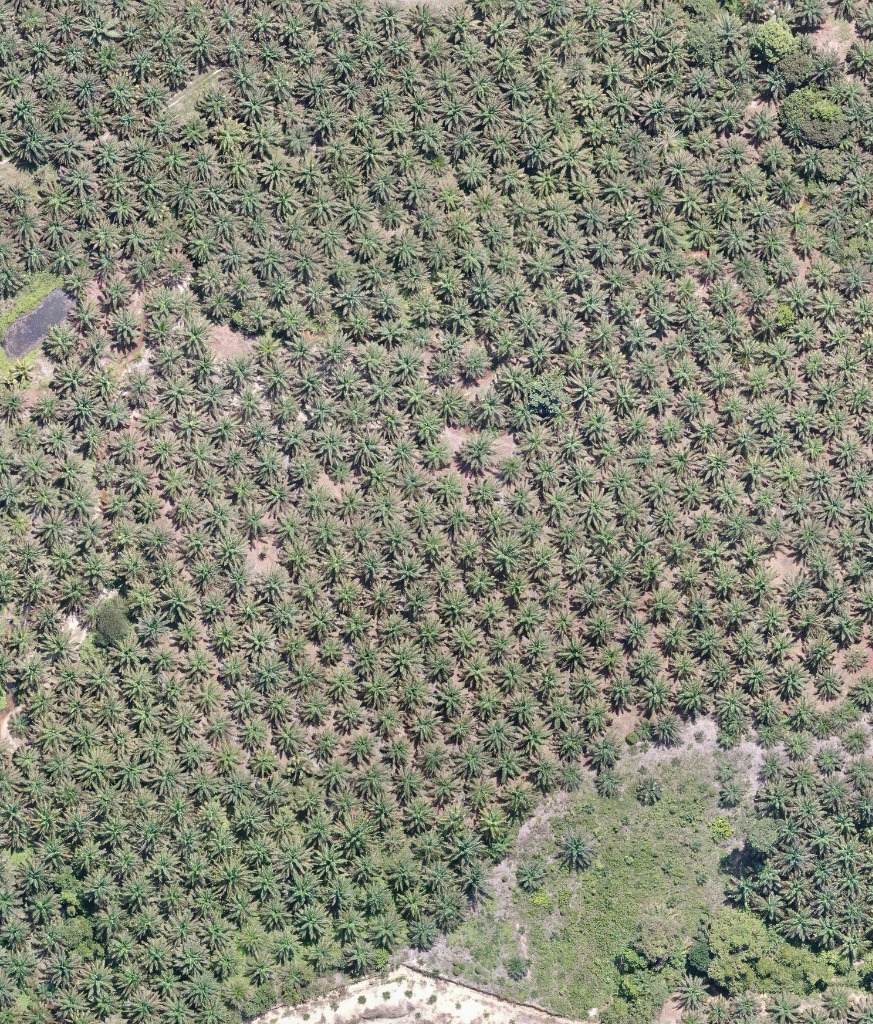
#> input picture count.jpg, 873 x 1024 px, found by its file name
$ python analyze_blocks.py
#> lines starting #> are read from the running program, lines starting #| are printed output that depends on the picture
### src/sawitvision/blocks.py
"""Management block spatial containment, planting regularity, and stand vacancy detection."""

import json
from typing import Any, Dict, List, Optional, Tuple
import cv2
import numpy as np
from scipy.spatial import Delaunay, KDTree


class ManagementBlock:
    """Represents a plantation management block defined by a polygon."""

    def __init__(
        self,
        block_id: str,
        name: str,
        polygon_coords: List[Tuple[float, float]],
        target_density_per_ha: float = 136.0,
    ):
        self.block_id = block_id
        self.name = name
        self.polygon_coords = np.array(polygon_coords, dtype=np.float32)
        self.target_density_per_ha = target_density_per_ha

    def contains_point(self, x: float, y: float) -> bool:
        """Check if point (x, y) is inside or on the boundary of the polygon."""
        pt = (float(x), float(y))
        res = cv2.pointPolygonTest(self.polygon_coords, pt, False)
        return res >= 0

    def compute_area_px(self) -> float:
        """Calculate polygon area in square pixels using Green's theorem."""
        return float(abs(cv2.contourArea(self.polygon_coords)))

    def compute_area_hectares(self, gsd_m: float = 0.08) -> float:
        """Calculate polygon area in hectares based on Ground Sampling Distance (GSD in meters/pixel).

        1 hectare = 10,000 square meters.
        """
        area_px = self.compute_area_px()
        area_m2 = area_px * (gsd_m**2)
        return float(area_m2 / 10000.0)


def assign_trees_to_blocks(
    detections: List[Dict[str, Any]],
    blocks: List[ManagementBlock],
) -> Tuple[Dict[str, List[Dict[str, Any]]], List[Dict[str, Any]]]:
    """Assign detected tree centroids to their containing management block.

    Returns:
        tuple: (block_tree_map, unassigned_trees)
    """
    block_map: Dict[str, List[Dict[str, Any]]] = {b.block_id: [] for b in blocks}
    unassigned: List[Dict[str, Any]] = []

    for det in detections:
        cx, cy = det["center_x"], det["center_y"]
        assigned_block = None

        for b in blocks:
            if b.contains_point(cx, cy):
                assigned_block = b.block_id
                det["block_id"] = assigned_block
                block_map[assigned_block].append(det)
                break

        if assigned_block is None:
            det["block_id"] = "Unassigned"
            unassigned.append(det)

    return block_map, unassigned


def calculate_planting_regularity(
    tree_points: np.ndarray,
    gsd_m: float = 0.08,
) -> Dict[str, float]:
    """Evaluate planting grid regularity using Nearest-Neighbor Distance (NND) and Clark-Evans Index."""
    if len(tree_points) < 4:
        return {
            "mean_spacing_m": 0.0,
            "std_spacing_m": 0.0,
            "cv_spacing": 0.0,
            "clark_evans_r": 0.0,
            "regularity_score": 0.0,
        }

    kdtree = KDTree(tree_points)
    # Query distance to nearest neighbor (k=2: 1st is point itself, 2nd is nearest neighbor)
    distances, _ = kdtree.query(tree_points, k=2)
    nnd_px = distances[:, 1]
    nnd_m = nnd_px * gsd_m

    mean_spacing_m = float(np.mean(nnd_m))
    std_spacing_m = float(np.std(nnd_m))
    cv = float(std_spacing_m / max(1e-5, mean_spacing_m))

    # Clark-Evans Aggregation Index: R = r_obs / r_exp
    # r_exp = 1 / (2 * sqrt(density))
    # Estimate bounding box area
    min_x, min_y = np.min(tree_points, axis=0)
    max_x, max_y = np.max(tree_points, axis=0)
    box_area_m2 = max(1e-3, (max_x - min_x) * (max_y - min_y) * (gsd_m**2))
    density_per_m2 = len(tree_points) / box_area_m2
    r_exp_m = 1.0 / (2.0 * np.sqrt(max(1e-6, density_per_m2)))
    clark_evans_r = float(mean_spacing_m / max(1e-5, r_exp_m))

    # Regularity Score (0 to 100): perfectly regular commercial triangular lattices have R ~ 1.8-2.1 and low CV (< 0.15)
    # Scaled where R >= 1.5 and CV <= 0.20 scores > 85%
    regularity_score = float(np.clip((1.0 - cv) * (min(clark_evans_r, 2.0) / 2.0) * 100.0, 0.0, 100.0))

    return {
        "mean_spacing_m": round(mean_spacing_m, 2),
        "std_spacing_m": round(std_spacing_m, 2),
        "cv_spacing": round(cv, 3),
        "clark_evans_r": round(clark_evans_r, 2),
        "regularity_score": round(regularity_score, 1),
    }


def detect_stand_vacancies(
    tree_points: np.ndarray,
    block_polygon: np.ndarray,
    nominal_spacing_px: Optional[float] = None,
    gsd_m: float = 0.08,
) -> List[Dict[str, Any]]:
    """Locate missing palm tree positions (stand vacancies) inside the management block using Delaunay lattice analysis.

    Identifies vacant grid positions where an expected palm is missing due to mortality, disease, or planting gaps.
    """
    if len(tree_points) < 8:
        return []

    kdtree = KDTree(tree_points)

    if nominal_spacing_px is None:
        distances, _ = kdtree.query(tree_points, k=2)
        nominal_spacing_px = float(np.median(distances[:, 1]))

    # Minimum margin from polygon boundary to avoid boundary edge false positives
    boundary_margin = nominal_spacing_px * 0.85

    tri = Delaunay(tree_points)
    candidate_vacancies = []

    for simplex in tri.simplices:
        pts = tree_points[simplex]
        # Calculate triangle centroid
        centroid = np.mean(pts, axis=0)
        cx, cy = float(centroid[0]), float(centroid[1])

        # 1. Must be strictly inside block polygon with safe boundary margin
        dist_to_boundary = cv2.pointPolygonTest(block_polygon, (cx, cy), True)
        if dist_to_boundary < boundary_margin:
            continue

        # 2. Distance from centroid to nearest detected tree
        dist_to_nearest, _ = kdtree.query((cx, cy))

        # In an ideal equilateral triangle with side L, distance from centroid to vertex is L / sqrt(3) ~ 0.577 * L
        # If there is a missing tree at this location, distance to nearest tree is ~ 0.65 * L to 1.4 * L
        if dist_to_nearest >= nominal_spacing_px * 0.62:
            candidate_vacancies.append((cx, cy, dist_to_nearest))

    # Cluster / Deduplicate candidate vacancies that are close together
    filtered_vacancies = []
    min_separation = nominal_spacing_px * 0.70

    for cx, cy, dist_near in candidate_vacancies:
        is_duplicate = False
        for existing in filtered_vacancies:
            ex_x, ex_y = existing["center_x"], existing["center_y"]
            sep = np.hypot(cx - ex_x, cy - ex_y)
            if sep < min_separation:
                is_duplicate = True
                break

        if not is_duplicate:
            conf = float(np.clip(dist_near / nominal_spacing_px, 0.5, 1.0))
            filtered_vacancies.append(
                {
                    "center_x": round(cx, 1),
                    "center_y": round(cy, 1),
                    "dist_nearest_m": round(float(dist_near * gsd_m), 2),
                    "confidence": round(conf, 3),
                }
            )

    # Number vacancies sequentially
    for idx, v in enumerate(filtered_vacancies, start=1):
        v["vacancy_id"] = f"V-{idx:03d}"

    return filtered_vacancies


def compute_block_summary(
    block: ManagementBlock,
    trees_in_block: List[Dict[str, Any]],
    vacancies: List[Dict[str, Any]],
    gsd_m: float = 0.08,
) -> Dict[str, Any]:
    """Generate detailed agronomic stand statistics for a management block."""
    actual_count = len(trees_in_block)
    area_ha = block.compute_area_hectares(gsd_m)
    stand_density_ha = actual_count / max(1e-4, area_ha)

    target_count = int(round(area_ha * block.target_density_per_ha))
    vacancy_count = len(vacancies)
    effective_stand = actual_count
    stand_deficit = max(0, target_count - actual_count)
    completion_rate = (actual_count / max(1, target_count)) * 100.0

    tree_pts = np.array([[t["center_x"], t["center_y"]] for t in trees_in_block], dtype=np.float32)
    regularity = calculate_planting_regularity(tree_pts, gsd_m)

    return {
        "block_id": block.block_id,
        "name": block.name,
        "area_ha": round(area_ha, 3),
        "actual_trees": actual_count,
        "target_trees": target_count,
        "observed_density_ha": round(stand_density_ha, 1),
        "target_density_ha": block.target_density_per_ha,
        "completion_rate_pct": round(completion_rate, 1),
        "detected_vacancies": vacancy_count,
        "stand_deficit": stand_deficit,
        "mean_spacing_m": regularity["mean_spacing_m"],
        "spacing_cv": regularity["cv_spacing"],
        "regularity_score": regularity["regularity_score"],
    }

### scripts/analyze_blocks.py
#!/usr/bin/env python3
"""Run plantation management block containment, planting regularity, and stand vacancy detection."""

import argparse
import csv
import json
import os
import sys
import cv2
import numpy as np

# Add src to path
sys.path.insert(0, os.path.abspath(os.path.join(os.path.dirname(__file__), "..", "src")))

from sawitvision.blocks import (
    ManagementBlock,
    assign_trees_to_blocks,
    calculate_planting_regularity,
    compute_block_summary,
    detect_stand_vacancies,
)
from sawitvision.detector import AdaptiveCrownDetector


def create_default_estate_blocks(img_w: int, img_h: int) -> list:
    """Create representative commercial management blocks for the surveyed parcel."""
    # Split into 3 management sectors: Block North (A), Block Central (B), Block South (C)
    margin = 15
    y_split1 = int(img_h * 0.35)
    y_split2 = int(img_h * 0.70)

    # Block A: North Parcel
    poly_a = [
        (margin, margin),
        (img_w - margin, margin),
        (img_w - margin, y_split1 - 5),
        (margin, y_split1 - 5),
    ]

    # Block B: Central Parcel
    poly_b = [
        (margin, y_split1 + 5),
        (img_w - margin, y_split1 + 5),
        (img_w - margin, y_split2 - 5),
        (margin, y_split2 - 5),
    ]

    # Block C: South Parcel
    poly_c = [
        (margin, y_split2 + 5),
        (img_w - margin, y_split2 + 5),
        (img_w - margin, img_h - margin),
        (margin, img_h - margin),
    ]

    return [
        ManagementBlock("BLK-A", "North Division", poly_a, target_density_per_ha=140.0),
        ManagementBlock("BLK-B", "Central Division", poly_b, target_density_per_ha=140.0),
        ManagementBlock("BLK-C", "South Division", poly_c, target_density_per_ha=140.0),
    ]


def render_agronomic_map(
    image: np.ndarray,
    blocks: list,
    block_tree_map: dict,
    block_vacancies_map: dict,
    block_summaries: list,
) -> np.ndarray:
    """Render high-resolution agronomic map with block boundaries, trees, and vacancy alerts."""
    canvas = image.copy()
    overlay = canvas.copy()

    # Block colors
    block_colors = {
        "BLK-A": (255, 200, 0),  # Cyan-Gold
        "BLK-B": (0, 220, 255),  # Amber
        "BLK-C": (200, 100, 255),  # Violet
    }

    # 1. Draw block boundary polygons and shaded areas
    for b in blocks:
        col = block_colors.get(b.block_id, (255, 255, 255))
        pts = b.polygon_coords.astype(np.int32)
        cv2.polylines(canvas, [pts], True, col, 3, cv2.LINE_AA)
        cv2.fillPoly(overlay, [pts], col)

    # Blend block tint
    cv2.addWeighted(overlay, 0.08, canvas, 0.92, 0, canvas)

    # 2. Draw detected trees (vibrant green dots)
    for b in blocks:
        trees = block_tree_map.get(b.block_id, [])
        for t in trees:
            cx, cy = int(t["center_x"]), int(t["center_y"])
            cv2.circle(canvas, (cx, cy), 4, (0, 255, 100), -1, cv2.LINE_AA)
            cv2.circle(canvas, (cx, cy), 6, (0, 180, 50), 1, cv2.LINE_AA)

    # 3. Draw missing stand vacancies (High-visibility Red Alert Markers)
    for b in blocks:
        vacancies = block_vacancies_map.get(b.block_id, [])
        for v in vacancies:
            vx, vy = int(v["center_x"]), int(v["center_y"])
            # Red pulse ring
            cv2.circle(canvas, (vx, vy), 9, (0, 0, 255), 2, cv2.LINE_AA)
            cv2.circle(canvas, (vx, vy), 3, (0, 0, 255), -1, cv2.LINE_AA)
            # Red 'X'
            s = 6
            cv2.line(canvas, (vx - s, vy - s), (vx + s, vy + s), (0, 0, 255), 2, cv2.LINE_AA)
            cv2.line(canvas, (vx - s, vy + s), (vx + s, vy - s), (0, 0, 255), 2, cv2.LINE_AA)

    # 4. Render block summary cards
    for idx, s in enumerate(block_summaries):
        bid = s["block_id"]
        col = block_colors.get(bid, (255, 255, 255))
        # Place cards on left margin within each sector
        card_y = 40 + idx * 260
        card_x = 25
        card_w = 320
        card_h = 135

        cv2.rectangle(canvas, (card_x, card_y), (card_x + card_w, card_y + card_h), (20, 20, 20), -1)
        cv2.rectangle(canvas, (card_x, card_y), (card_x + card_w, card_y + card_h), col, 2)

        title = f"{s['name']} ({bid})"
        cv2.putText(canvas, title, (card_x + 10, card_y + 24), cv2.FONT_HERSHEY_SIMPLEX, 0.65, col, 2, cv2.LINE_AA)

        lines = [
            f"Stand Count: {s['actual_trees']} / {s['target_trees']} trees ({s['completion_rate_pct']}%)",
            f"Stand Density: {s['observed_density_ha']} t/ha (Target: {s['target_density_ha']})",
            f"Vacancies (Missing): {s['detected_vacancies']} spots",
            f"Planting Regularity: {s['regularity_score']}% (Spacing: {s['mean_spacing_m']}m)",
        ]
        for l_idx, line in enumerate(lines):
            t_col = (0, 100, 255) if "Vacancies" in line and s['detected_vacancies'] > 0 else (240, 240, 240)
            cv2.putText(
                canvas,
                line,
                (card_x + 10, card_y + 50 + l_idx * 21),
                cv2.FONT_HERSHEY_SIMPLEX,
                0.45,
                t_col,
                1,
                cv2.LINE_AA,
            )

    return canvas


def main():
    parser = argparse.ArgumentParser(description="Run block stand density & missing tree vacancy detection.")
    parser.add_argument("--input", "-i", default="count.jpg", help="Path to aerial image.")
    parser.add_argument("--csv", default="count_detections.csv", help="Path to detections CSV.")
    parser.add_argument("--output-img", default="runs/agronomic_inspection.jpg", help="Output annotated agronomic map.")
    parser.add_argument("--output-csv", default="runs/block_summary.csv", help="Output summary CSV.")
    parser.add_argument("--output-vacancies", default="runs/vacancies.geojson", help="Output vacancies GeoJSON.")
    parser.add_argument("--gsd", type=float, default=0.08, help="Ground Sampling Distance in meters/pixel (default: 0.08m).")

    args = parser.parse_args()

    if not os.path.exists(args.input):
        print(f"Error: Input image not found: {args.input}")
        sys.exit(1)

    image = cv2.imread(args.input)
#> image is the input picture: shape (1024, 873, 3); mean B, G, R 118.1, 134.6, 132.7
    if image is None:
        print(f"Error: Could not decode image: {args.input}")
        sys.exit(1)

    h, w = image.shape[:2]

    # Load or run tree detections
    detections = []
    if os.path.exists(args.csv):
        print(f"Loading tree detections from: {args.csv}")
        with open(args.csv, "r", encoding="utf-8") as f:
#> (reads output_count/count_detections.csv from the repository)
            reader = csv.DictReader(f)
            for r in reader:
                detections.append(
                    {
                        "tree_id": int(r.get("tree_id", 0)),
                        "center_x": float(r["center_x"]),
                        "center_y": float(r["center_y"]),
                        "x": float(r["box_x"]),
                        "y": float(r["box_y"]),
                        "width": float(r["box_w"]),
                        "height": float(r["box_h"]),
                        "confidence": float(r.get("confidence", 1.0)),
                    }
                )
    else:
        print("Running detector on aerial image...")
        detector = AdaptiveCrownDetector()
        detections = detector.predict(image)

    print(f"Total detected trees in survey: {len(detections)}")

    # 1. Define management blocks
    blocks = create_default_estate_blocks(w, h)
    print(f"Configured {len(blocks)} management blocks.")
#| Configured 3 management blocks.

    # 2. Assign trees to blocks
    block_tree_map, unassigned = assign_trees_to_blocks(detections, blocks)

    # 3. Detect stand vacancies and compute summaries
    block_summaries = []
    block_vacancies_map = {}
    all_vacancies = []

    for b in blocks:
        trees = block_tree_map.get(b.block_id, [])
        tree_pts = np.array([[t["center_x"], t["center_y"]] for t in trees], dtype=np.float32)

        # Detect vacancies
        vacancies = detect_stand_vacancies(tree_pts, b.polygon_coords, gsd_m=args.gsd)
        for v in vacancies:
            v["block_id"] = b.block_id
        block_vacancies_map[b.block_id] = vacancies
        all_vacancies.extend(vacancies)

        # Compute summary
        summary = compute_block_summary(b, trees, vacancies, gsd_m=args.gsd)
        block_summaries.append(summary)

    # 4. Render visual agronomic inspection map
    print("Rendering high-resolution agronomic inspection map...")
    agronomic_map = render_agronomic_map(image, blocks, block_tree_map, block_vacancies_map, block_summaries)
#> after the loop in render_agronomic_map, `for b in blocks:`:
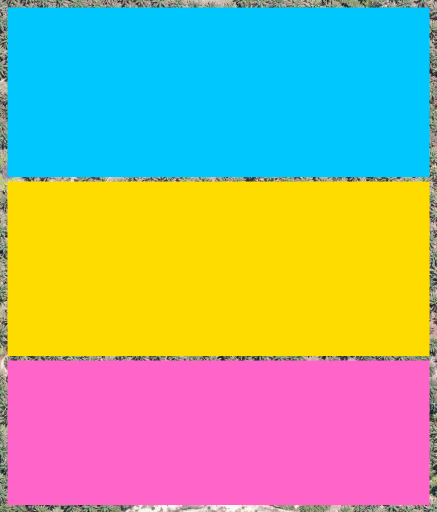
#> overlay: shape (1024, 873, 3) (shown at 1/2 size); mean B, G, R 145.9, 174.7, 164.5
#> after the loop in render_agronomic_map, `for b in blocks:`:
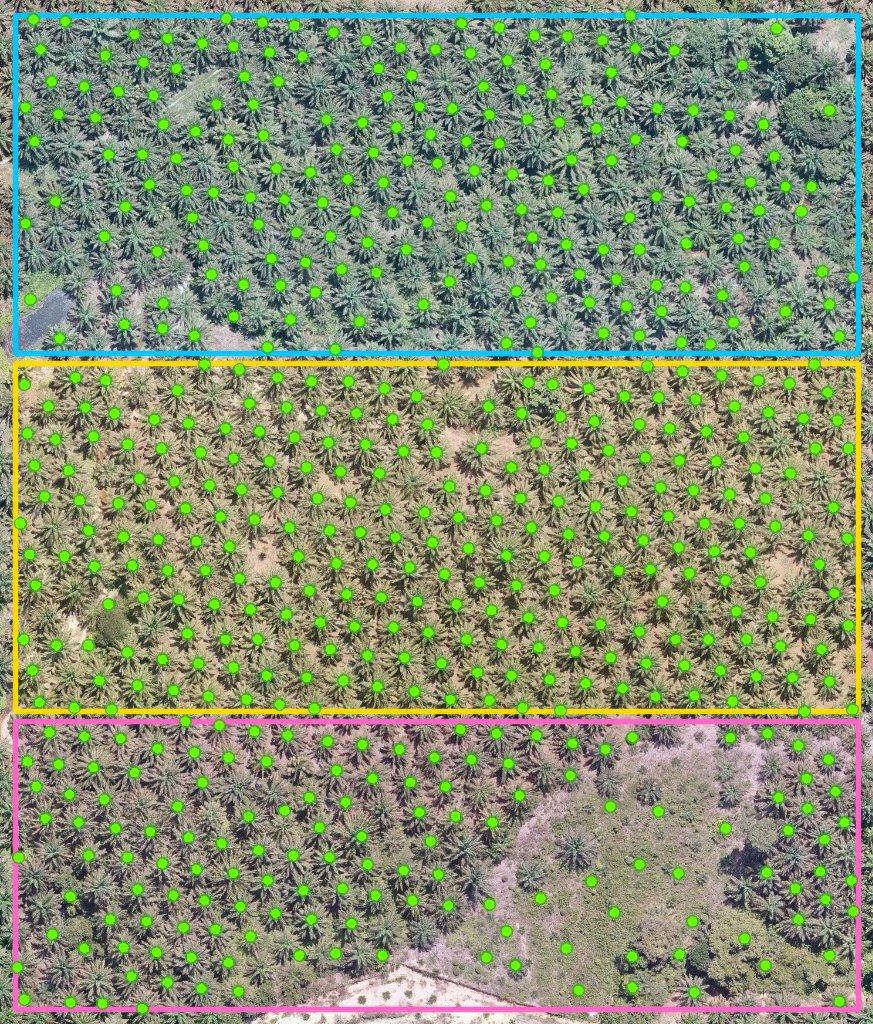
#> canvas: shape (1024, 873, 3); mean B, G, R 112.9, 144.7, 132.6
#> after the loop in render_agronomic_map, `for idx, s in enumerate(block_summaries):`:
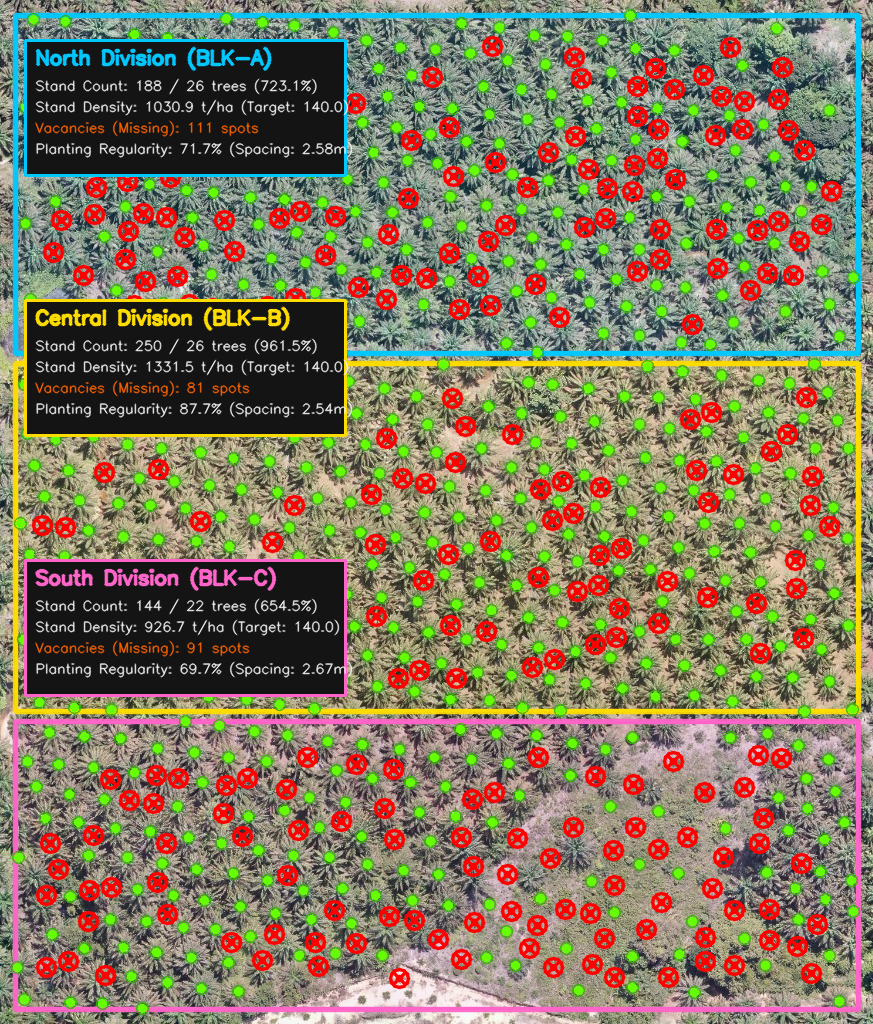
#> canvas: shape (1024, 873, 3); mean B, G, R 94.2, 119.9, 129.7
    os.makedirs(os.path.dirname(os.path.abspath(args.output_img)), exist_ok=True)
    cv2.imwrite(args.output_img, agronomic_map)
    print(f"Saved agronomic map to: {args.output_img}")

    # 5. Export Block Summary CSV
    with open(args.output_csv, "w", newline="", encoding="utf-8") as f:
        writer = csv.DictWriter(f, fieldnames=list(block_summaries[0].keys()))
        writer.writeheader()
        writer.writerows(block_summaries)
    print(f"Saved block summary ledger to: {args.output_csv}")

    # 6. Export Vacancies GeoJSON & CSV
    geojson_features = []
    for v in all_vacancies:
        geojson_features.append(
            {
                "type": "Feature",
                "geometry": {"type": "Point", "coordinates": [v["center_x"], v["center_y"]]},
                "properties": {
                    "vacancy_id": v["vacancy_id"],
                    "block_id": v["block_id"],
                    "dist_nearest_m": v["dist_nearest_m"],
                    "confidence": v["confidence"],
                },
            }
        )

    geojson_doc = {
        "type": "FeatureCollection",
        "name": "plantation_stand_vacancies",
        "features": geojson_features,
    }
    with open(args.output_vacancies, "w", encoding="utf-8") as f:
        json.dump(geojson_doc, f, indent=2)
    print(f"Saved stand vacancies GeoJSON to: {args.output_vacancies}")

    # 7. Print summary report
    print("\n" + "=" * 70)
    print("AGRONOMIC INTELLIGENCE & STAND INVENTORY REPORT")
    print(f"{'Block ID':<8} {'Division':<18} {'Area (ha)':<10} {'Stand':<8} {'Density (t/ha)':<15} {'Vacancies':<10} {'Reg. Score'}")
    print("-" * 70)
    for s in block_summaries:
        print(
            f"{s['block_id']:<8} {s['name']:<18} {s['area_ha']:<10.2f} {s['actual_trees']:<8} "
            f"{s['observed_density_ha']:<15.1f} {s['detected_vacancies']:<10} {s['regularity_score']}%"
        )
    print("=" * 70 + "\n")


if __name__ == "__main__":
    main()
